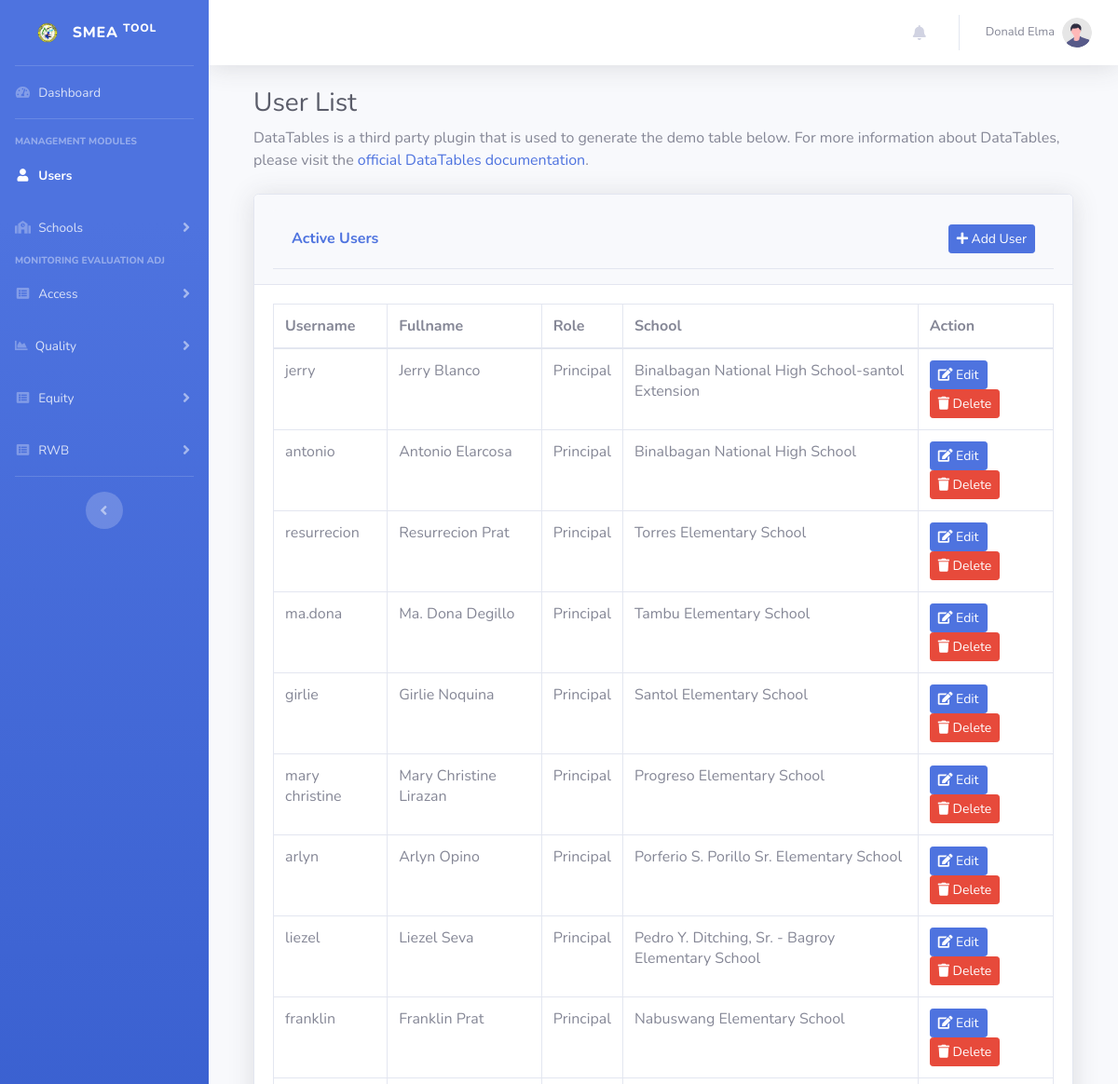
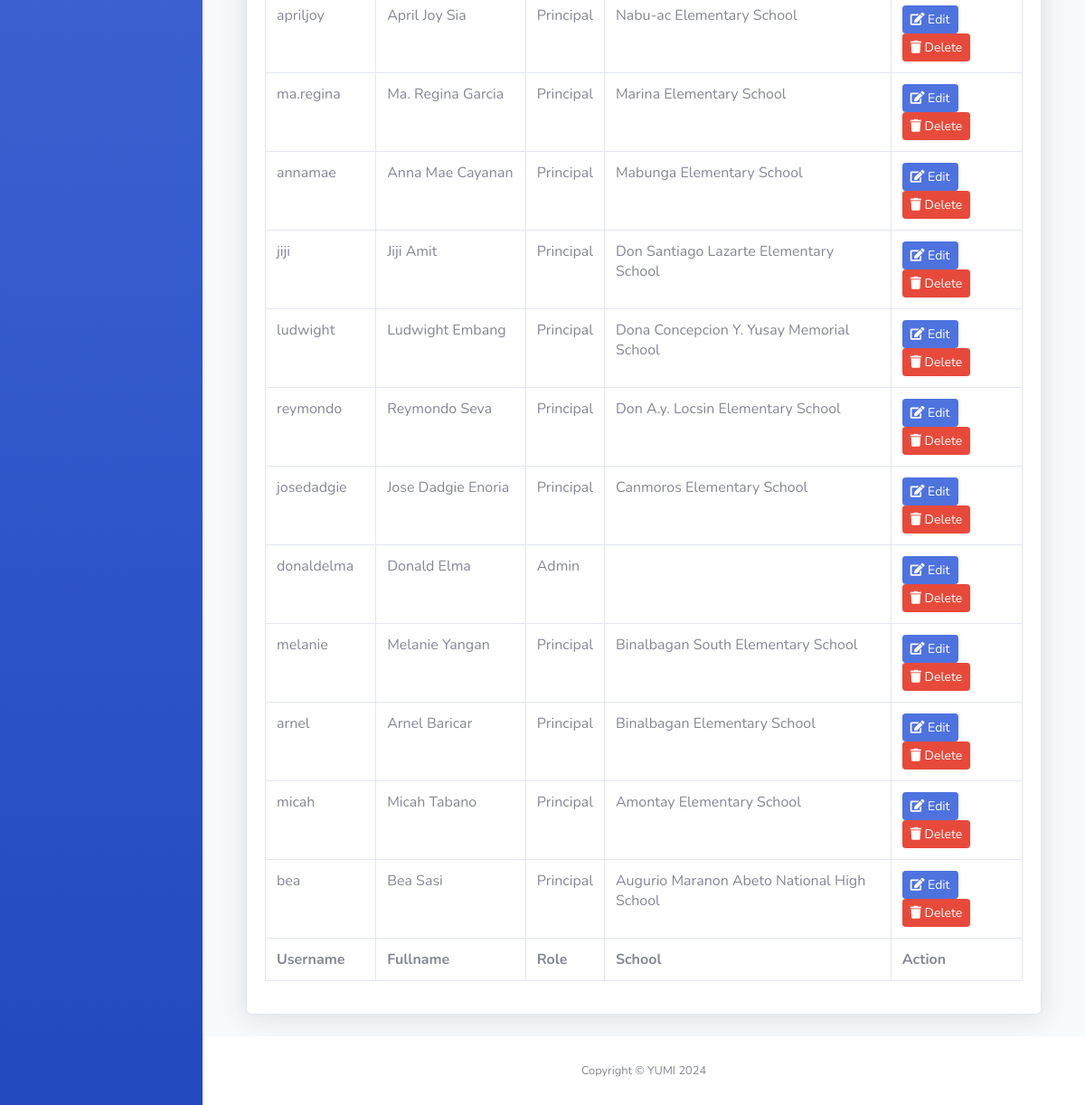
The page /user-list.php (signed in) on the database its author committed (2 pictures, top to bottom).
### tables this page shows
CREATE TABLE IF NOT EXISTS `users` (
  `id` int NOT NULL AUTO_INCREMENT,
  `username` varchar(50) NOT NULL,
  `password` text NOT NULL,
  `first_name` text NOT NULL,
  `last_name` text NOT NULL,
  `role` int NOT NULL DEFAULT '0',
  `updated_at` timestamp NOT NULL DEFAULT CURRENT_TIMESTAMP,
  `created_at` timestamp NOT NULL DEFAULT CURRENT_TIMESTAMP ON UPDATE CURRENT_TIMESTAMP,
  `school_id` int DEFAULT NULL,
  PRIMARY KEY (`id`),
  KEY `FK_users_roles` (`role`),
  KEY `school_id` (`school_id`),
  CONSTRAINT `FK_users_roles` FOREIGN KEY (`role`) REFERENCES `roles` (`id`) ON DELETE CASCADE ON UPDATE CASCADE,
  CONSTRAINT `users_ibfk_1` FOREIGN KEY (`school_id`) REFERENCES `schools` (`id`)
);

CREATE TABLE IF NOT EXISTS `roles` (
  `id` int NOT NULL AUTO_INCREMENT,
  `description` varchar(50) NOT NULL DEFAULT '0',
  `permission` text NOT NULL,
  `updated_at` timestamp NULL DEFAULT CURRENT_TIMESTAMP ON UPDATE CURRENT_TIMESTAMP,
  `created_at` timestamp NULL DEFAULT CURRENT_TIMESTAMP,
  PRIMARY KEY (`id`)
);

CREATE TABLE IF NOT EXISTS `schools` (
  `id` int NOT NULL AUTO_INCREMENT,
  `name` text NOT NULL,
  `address` text,
  `updated_at` timestamp NULL DEFAULT CURRENT_TIMESTAMP ON UPDATE CURRENT_TIMESTAMP,
  `created_at` timestamp NULL DEFAULT CURRENT_TIMESTAMP,
  PRIMARY KEY (`id`)
);

### user-list.php (the view, shortened to what this page needs)
<?php
require_once "connection/db.php";
include_once('header.php');
$sql = "SELECT users.*, roles.description, schools.name as school FROM users JOIN roles ON users.role = roles.id LEFT JOIN schools ON users.school_id = schools.id ORDER BY users.created_at DESC";
$resultUsers = $conn->query($sql);
?>
<body id="page-top">
    <div id="wrapper">
        <?php include_once "sidebar.php"; ?>
        <div id="content-wrapper" class="d-flex flex-column">
            <div id="content">
                <?php include_once "navbar.php"?>
                <div class="container-fluid">
                    <div class="container-fluid">
                    <h1 class="h3 mb-2 text-gray-800">User List</h1>
                    <p class="mb-4">DataTables is a third party plugin that is used to generate the demo table below.
                        For more information about DataTables, please visit the <a target="_blank"
                            href="https://datatables.net">official DataTables documentation</a>.</p>
                    <div class="card shadow mb-4">
                        <div class="card-header py-3">
                            <div class="card-header py-3 d-flex justify-content-between align-items-center">
                                <h6 class="m-0 font-weight-bold text-primary">Active Users</h6>
                                <?php if(isset($_SESSION['role']) && $_SESSION['role'] == 1): ?>
                                    <a href="addUser.php" class="btn btn-primary btn-sm">
                                        <i class="fas fa-plus"></i> Add User
                                    </a>
                                <?php endif; ?>
                            </div>
                        </div>
                        <div class="card-body">
                            <div class="table-responsive">
                                <table class="table table-bordered" id="dataTable" width="100%" cellspacing="0">
                                    <thead>
                                        <tr>
                                            <th>Username</th>
                                            <th>Fullname</th>
                                            <th>Role</th>
                                            <th>School</th>
                                            <th>Action</th>
                                        </tr>
                                    </thead>
                                    <tfoot>
                                        <tr>
                                            <th>Username</th>
                                            <th>Fullname</th>
                                            <th>Role</th>
                                            <th>School</th>
                                            <th>Action</th>
                                        </tr>
                                    </tfoot>
                                    <tbody>
                                        <?php
                                            if ($resultUsers->num_rows > 0) {
                                                while($row = $resultUsers->fetch_assoc()) {
                                                    echo "
                                                        <tr>
                                                            <td>".$row["username"]."</td>
                                                            <td>".$row["first_name"]. " ".$row["last_name"]."</td>
                                                            <td>".$row["description"]."</td>
                                                            <td>".$row["school"]."</td>
                                                            <td>";
                                                    echo isset($_SESSION['role']) && $_SESSION['role'] == 1 ? "
                                                            <a href='addUser.php?id=".$row["id"]."&type=edit' class='btn btn-primary btn-sm'><i class='fas fa-edit'></i> Edit</a>
                                                            <a href='addUser.php?id=".$row["id"]."&type=delete' class='btn btn-danger btn-sm'><i class='fas fa-trash'></i> Delete</a>" : "";
                                                    echo " </td>
                                                        </tr>
                                                    ";
                                                }
                                            }
                                        ?>
                                    </tbody>
                                </table>
                            </div>
                        </div>
                    </div>
                </div>
            </div>
            <footer class="sticky-footer bg-white">
                <div class="container my-auto">
                    <div class="copyright text-center my-auto">
                        <span>Copyright &copy; YUMI 2024</span>
                    </div>
                </div>
            </footer>
        </div>
    </div>
</body>
</html>

### rows shown on the page
users: username "jerry", first_name "Jerry", last_name "Blanco", role.description "Principal", school.name "Binalbagan National High School-santol Extension"
users: username "antonio", first_name "Antonio", last_name "Elarcosa", role.description "Principal", school.name "Binalbagan National High School"
users: username "resurrecion", first_name "Resurrecion", last_name "Prat", role.description "Principal", school.name "Torres Elementary School"
users: username "ma.dona", first_name "Ma. Dona", last_name "Degillo", role.description "Principal", school.name "Tambu Elementary School"
users: username "girlie", first_name "Girlie", last_name "Noquina", role.description "Principal", school.name "Santol Elementary School"
users: username "mary christine", first_name "Mary Christine", last_name "Lirazan", role.description "Principal", school.name "Progreso Elementary School"
users: username "arlyn", first_name "Arlyn", last_name "Opino", role.description "Principal", school.name "Porferio S. Porillo Sr. Elementary School"
users: username "liezel", first_name "Liezel", last_name "Seva", role.description "Principal", school.name "Pedro Y. Ditching, Sr. - Bagroy Elementary School"
users: username "franklin", first_name "Franklin", last_name "Prat", role.description "Principal", school.name "Nabuswang Elementary School"
users: username "apriljoy", first_name "April Joy", last_name "Sia", role.description "Principal", school.name "Nabu-ac Elementary School"
users: username "ma.regina", first_name "Ma. Regina", last_name "Garcia", role.description "Principal", school.name "Marina Elementary School"
users: username "annamae", first_name "Anna Mae", last_name "Cayanan", role.description "Principal", school.name "Mabunga Elementary School"
users: username "jiji", first_name "Jiji", last_name "Amit", role.description "Principal", school.name "Don Santiago Lazarte Elementary School"
users: username "ludwight", first_name "Ludwight", last_name "Embang", role.description "Principal", school.name "Dona Concepcion Y. Yusay Memorial School"
users: username "reymondo", first_name "Reymondo", last_name "Seva", role.description "Principal", school.name "Don A.y. Locsin Elementary School"
users: username "josedadgie", first_name "Jose Dadgie", last_name "Enoria", role.description "Principal", school.name "Canmoros Elementary School"
users: username "donaldelma", first_name "Donald", last_name "Elma", role.description "Admin"
users: username "melanie", first_name "Melanie", last_name "Yangan", role.description "Principal", school.name "Binalbagan South Elementary School"
users: username "arnel", first_name "Arnel", last_name "Baricar", role.description "Principal", school.name "Binalbagan Elementary School"
users: username "micah", first_name "Micah", last_name "Tabano", role.description "Principal", school.name "Amontay Elementary School"
users: username "bea", first_name "Bea", last_name "Sasi", role.description "Principal", school.name "Augurio Maranon Abeto National High School"

### other values the page prints
$_SESSION["fullname"] "Donald Elma"
